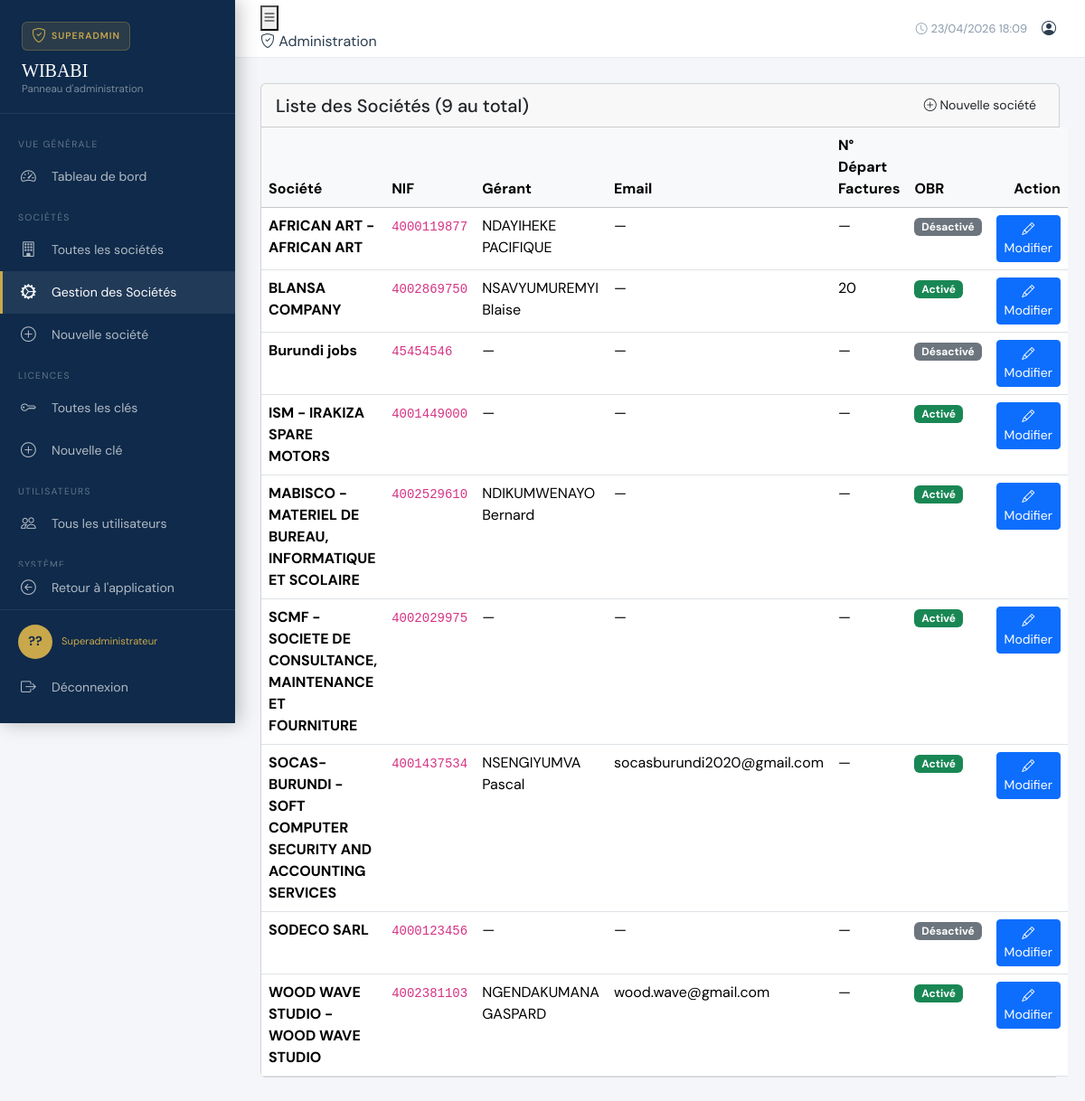
The app's page /superadmin/societes/gestion/ (signed in) with its own data.
### superadmin/models.py (models this page shows, shortened)
class Utilisateur(AbstractUser):
    nom     = models.CharField("Nom",      max_length=100)
    postnom = models.CharField("Post-nom", max_length=100)
    prenom  = models.CharField("Prénom",   max_length=100)
    TYPES_POSTE = [
        ('DIRECTEUR',  'Directeur Général'),
        ('COMPTABLE',  'Comptable'),
        ('VENDEUR',    'Vendeur'),
        ('MAGASINIER', 'Magasinier'),
        ('ASSISTANT',  'Assistant'),
        ('AUTRE',      'Autre'),
    ]
    type_poste = models.CharField("Type de poste", max_length=20,
                                  choices=TYPES_POSTE, default='VENDEUR')
    photo = models.ImageField("Photo de profil", upload_to='users/', null=True, blank=True)
    societe = models.ForeignKey(
        Societe, on_delete=models.SET_NULL,
        null=True, blank=True,
        related_name='utilisateurs',
        verbose_name="Société",
    )
    droit_stock_categorie   = models.BooleanField("Droit : Catégories",    default=False)
    droit_stock_produit     = models.BooleanField("Droit : Produits",      default=False)
    droit_stock_fournisseur = models.BooleanField("Droit : Fournisseurs",  default=False)
    droit_stock_entree      = models.BooleanField("Droit : Entrées stock", default=False)
    droit_stock_sortie      = models.BooleanField("Droit : Sorties stock", default=False)
    droit_facture_pnb         = models.BooleanField("Droit : PNB",          default=False)
    droit_facture_fdnb        = models.BooleanField("Droit : FDNB",         default=False)
    droit_facture_particulier = models.BooleanField("Droit : Particuliers", default=False)
    droit_devis    = models.BooleanField("Droit : Devis",    default=False)
    droit_rapports = models.BooleanField("Droit : Rapports", default=True)
    date_creation = models.DateTimeField("Date de création", auto_now_add=True)
    actif         = models.BooleanField("Compte actif", default=True)
    class Meta:
        verbose_name        = "Utilisateur"
        verbose_name_plural = "Utilisateurs"
        ordering            = ['nom', 'prenom']
    @property
    def nom_complet(self):
        return f"{self.nom} {self.postnom} {self.prenom}"
    @property
    def initiales(self):
        if self.nom and self.prenom:
            return f"{self.nom[0]}{self.prenom[0]}".upper()
        return "??"

### societe/models.py (models this page shows, shortened)
class Societe(models.Model):
    CENTRE_FISCALE_CHOICES = [
        ('DGC',    'DGC — Direction Générale des Contributions'),
        ('DMC',    'DMC — Direction des Moyennes Contributions'),
        ('DPMC',   'DPMC — Direction des Petites et Moyennes Contributions'),
        ('PRIVEE', 'Société Privée'),
        ('SU',     'SU — Service des Unités'),
    ]
    nom = models.CharField(max_length=200, verbose_name="Nom de la société")
    nif = models.CharField(
        max_length=50,
        unique=True,
        verbose_name="NIF",
        help_text="Doit être exact. Le chef ne pourra s'inscrire qu'avec ce NIF.",
    )
    registre      = models.CharField(max_length=100, blank=True, default='', verbose_name="Registre de commerce")
    boite_postal  = models.CharField(max_length=50, blank=True, null=True, verbose_name="Boîte postale")
    telephone     = models.CharField(max_length=50, blank=True, default='', verbose_name="Téléphone")
    email_societe = models.EmailField(max_length=254, blank=True, verbose_name="Email de la société")
    logo = models.ImageField(
        verbose_name="Logo de la société",
        upload_to='logos/',
        blank=True,
        null=True,
    )
    secteur = models.CharField(max_length=250, blank=True, default='', verbose_name="Secteur d'activité")
    forme   = models.CharField(max_length=50,  blank=True, default='', verbose_name="Forme juridique")
    province = models.CharField(max_length=100, blank=True, default='', verbose_name="Province")
    commune  = models.CharField(max_length=100, blank=True, default='', verbose_name="Commune")
    quartier = models.CharField(max_length=100, blank=True, default='', verbose_name="Quartier")
    avenue   = models.CharField(max_length=150, blank=True, default='', verbose_name="Avenue")
    numero   = models.CharField(max_length=20, blank=True, null=True, verbose_name="Numéro")
    centre_fiscale = models.CharField(
        max_length=10,
        blank=True,
        choices=CENTRE_FISCALE_CHOICES,
        verbose_name="Centre fiscal",
        help_text="DGC, DMC, DPMC, PRIVEE, SU"
    )
    assujeti_tva = models.BooleanField(default=False, verbose_name="Assujetti à la TVA")
    assujeti_tc  = models.BooleanField(default=False, verbose_name="Assujetti à la Taxe de Consommation (TC)")
    assujeti_pfl = models.BooleanField(default=False, verbose_name="Assujetti au Prélèvement Forfaitaire Libératoire (PFL)")
    obr_username  = models.CharField(
        max_length=100, blank=True, default='',
        verbose_name="Nom d'utilisateur OBR",
        help_text="Identifiant fourni par l'OBR pour l'accès à l'API eBMS.",
    )
    obr_password  = models.CharField(
        max_length=100, blank=True, default='',
        verbose_name="Mot de passe OBR",
        help_text="Mot de passe fourni par l'OBR pour l'API eBMS.",
    )
    obr_system_id = models.CharField(
        max_length=100, blank=True, default='',
        verbose_name="Identifiant système OBR",
        help_text="Ex: ws440077324400027 — fourni par l'OBR avec le mot de passe.",
    )
    obr_actif = models.BooleanField(
        default=False,
        verbose_name="Intégration OBR activée",
        help_text="Activer l'envoi automatique des données à l'OBR.",
    )
    numero_depart = models.PositiveIntegerField(
        default=1,  # changé de 0 à 1 (plus logique)
        verbose_name="Numéro de départ facture",
        help_text="Numéro à partir duquel la séquence des factures commence."
    )
    nom_complet_gerant = models.CharField(
        max_length=200,
        blank=True,
        verbose_name="Nom complet du gérant",
        help_text="Nom complet du gérant de la société."
    )
    date_creation     = models.DateTimeField(auto_now_add=True)
    date_modification = models.DateTimeField(auto_now=True)
    class Meta:
        verbose_name        = "Société"
        verbose_name_plural = "Sociétés"
        ordering            = ['nom']
    @property
    def chef(self):
        return self.utilisateurs.filter(type_poste='DIRECTEUR').first()

### superadmin/views.py (the view)
    @login_required
    def wrapper(request, *args, **kwargs):
        if not request.user.is_superuser:
            messages.error(request, "Accès réservé à l'administrateur.")
            return redirect('accounts:login')
        return view_func(request, *args, **kwargs)

### superadmin/views.py (called while the page is built)
def superadmin_required(view_func):
    @login_required
    def wrapper(request, *args, **kwargs):
        if not request.user.is_superuser:
            messages.error(request, "Accès réservé à l'administrateur.")
            return redirect('accounts:login')
        return view_func(request, *args, **kwargs)
    return wrapper

@superadmin_required
def societe_gestion_liste(request):
    societes_list = Societe.objects.all().order_by('nom')
    paginator = Paginator(societes_list, 10)
    page_number = request.GET.get('page')
    societes = paginator.get_page(page_number)
    return render(request, 'superadmin/societe_gestion_liste.html', {
        'societes': societes,
        'page_title': 'Gestion des Sociétés',
        'paginator': paginator,   # pour afficher les numéros de pages
    })

### templates/superadmin/societe_gestion_liste.html (shortened to what this page needs)
{% extends 'base_superadmin.html' %}
{% block nav_societe_gestion %}active{% endblock %}
{% block content %}
<div class="card">
    <div class="card-header d-flex justify-content-between align-items-center">
        <h5 class="mb-0">Liste des Sociétés ({{ paginator.count }} au total)</h5>
        <a href="{% url 'superadmin:societe_creer' %}" class="btn btn-gold btn-sm">
            <i class="bi bi-plus-circle"></i> Nouvelle société
        </a>
    </div>
    <div class="card-body p-0">
        <table class="table table-hover mb-0">
            <thead class="table-light">
                <tr>
                    <th>Société</th>
                    <th>NIF</th>
                    <th>Gérant</th>
                    <th>Email</th>
                    <th>N° Départ Factures</th>
                    <th>OBR</th>
                    <th class="text-end">Action</th>
                </tr>
            </thead>
            <tbody>
                {% for soc in societes %}
                <tr>
                    <td><strong>{{ soc.nom }}</strong></td>
                    <td><code>{{ soc.nif }}</code></td>
                    <td>{{ soc.nom_complet_gerant|default:"—" }}</td>
                    <td>{{ soc.email_societe|default:"—" }}</td>
                    <td>{{ soc.numero_depart|default:"—" }}</td>
                    <td>
                        {% if soc.obr_actif %}
                            <span class="badge bg-success">Activé</span>
                        {% else %}
                            <span class="badge bg-secondary">Désactivé</span>
                        {% endif %}
                    </td>
                    <td class="text-end">
                        <a href="{% url 'superadmin:societe_gestion_modifier' soc.pk %}"
                           class="btn btn-sm btn-primary">
                            <i class="bi bi-pencil"></i> Modifier
                        </a>
                    </td>
                </tr>
                {% empty %}
                <tr>
                    <td colspan="7" class="text-center py-5 text-muted">
                        Aucune société trouvée.
                    </td>
                </tr>
                {% endfor %}
            </tbody>
        </table>
    </div>
</div>
{% endblock %}

### templates/base_superadmin.html (shortened to what this page needs)
<!DOCTYPE html>
<html lang="fr">
<head>
    <link href="https://cdnjs.cloudflare.com/ajax/libs/bootstrap/5.3.2/css/bootstrap.min.css" rel="stylesheet">
    <link href="https://cdnjs.cloudflare.com/ajax/libs/bootstrap-icons/1.11.3/font/bootstrap-icons.min.css" rel="stylesheet">
</head>
<body>
<div class="sidebar" id="sidebar">
    <div class="sidebar-logo">
        <div class="logo-badge">
            <i class="bi bi-shield-check" style="color:var(--or);"></i>
            <span>Superadmin</span>
        </div>
        <div class="logo-title">WIBABI</div>
        <div class="logo-sub">Panneau d'administration</div>
    </div>
    <nav class="sidebar-nav">
        <div class="nav-section">Vue générale</div>
        <a href="{% url 'superadmin:dashboard' %}" class="nav-link-item {% block nav_dashboard %}{% endblock %}">
            <i class="bi bi-speedometer2"></i> Tableau de bord
        </a>
        <div class="nav-section">Sociétés</div>
        <a href="{% url 'superadmin:societes_liste' %}" class="nav-link-item {% block nav_societes %}{% endblock %}">
            <i class="bi bi-building"></i> Toutes les sociétés
        </a>
        <a href="{% url 'superadmin:societe_gestion_liste' %}" class="nav-link-item {% block nav_societe_gestion %}{% endblock %}">
            <i class="bi bi-gear-wide-connected"></i> Gestion des Sociétés
        </a>
        <a href="{% url 'superadmin:societe_creer' %}" class="nav-link-item {% block nav_societe_creer %}{% endblock %}">
            <i class="bi bi-plus-circle"></i> Nouvelle société
        </a>
        <div class="nav-section">Licences</div>
        <a href="{% url 'superadmin:liste_cles' %}" class="nav-link-item {% block nav_cles %}{% endblock %}">
            <i class="bi bi-key"></i> Toutes les clés
        </a>
        <a href="{% url 'superadmin:creer_cle' %}" class="nav-link-item {% block nav_cle_creer %}{% endblock %}">
            <i class="bi bi-plus-circle"></i> Nouvelle clé
        </a>
        <div class="nav-section">Utilisateurs</div>
        <a href="{% url 'superadmin:utilisateurs' %}" class="nav-link-item {% block nav_utilisateurs %}{% endblock %}">
            <i class="bi bi-people"></i> Tous les utilisateurs
        </a>
        <div class="nav-section">Système</div>
    </nav>
    <div class="sidebar-back">
        <a href="{% url 'accueil' %}" class="nav-link-item">
            <i class="bi bi-arrow-left-circle"></i> Retour à l'application
        </a>
    </div>
    <div class="sidebar-footer">
        <div class="user-info">
            <div class="user-avatar">{{ user.initiales }}</div>
            <div>
                <div class="user-role">Superadministrateur</div>
            </div>
        </div>
        <a href="{% url 'accounts:logout' %}" class="nav-link-item mt-2" style="padding-left:0;">
            <i class="bi bi-box-arrow-right"></i> Déconnexion
        </a>
    </div>
</div>
<div class="main-content">
    <div class="topbar">
        <div class="topbar-left">
            <button class="btn-hamburger" onclick="toggleSidebar()">
                <i class="bi bi-list"></i>
            </button>
            <div class="topbar-badge">
                <i class="bi bi-shield-check"></i> Administration
            </div>
        </div>
        <div class="d-flex align-items-center gap-3">
            <span style="font-size:0.8rem;color:#8a9aaa;">
                <i class="bi bi-clock me-1"></i>{% now "d/m/Y H:i" %}
            </span>
            <a href="{% url 'accounts:profil' %}" style="color:var(--texte);">
                <i class="bi bi-person-circle me-1"></i>{{ user.nom }}
            </a>
        </div>
    </div>
    <div class="page-content">
        {% block content %}{% endblock %}
    </div>
</div>
</body>
</html>

### templates/base_superadmin.html (style rules this page uses)
:root { --bleu: #0f2a4a; --bleu-clair: #1a3f6f; --or: #c9a84c; --or-clair: #e8c97a; --gris: #f4f6f9; --texte: #2c3e50; --danger: #e74c3c; --succes: #27ae60; }
* { margin: 0; padding: 0; box-sizing: border-box; }
body { font-family: 'DM Sans', sans-serif; background: var(--gris); color: var(--texte); min-height: 100vh; }
.sidebar { position: fixed; top: 0; left: 0; width: 260px; height: 100vh; background: var(--bleu); display: flex; flex-direction: column; z-index: 1000; box-shadow: 4px 0 20px rgba(0,0,0,0.25); }
.sidebar-logo { padding: 24px 24px 18px; border-bottom: 1px solid rgba(255,255,255,0.08); }
.sidebar-logo .logo-badge { display: inline-flex; align-items: center; gap: 6px; background: rgba(201,168,76,0.15); border: 1px solid rgba(201,168,76,0.3); border-radius: 6px; padding: 3px 10px; margin-bottom: 10px; }
.sidebar-logo .logo-badge span { color: var(--or); font-size: 0.65rem; letter-spacing: 0.1em; text-transform: uppercase; font-weight: 600; }
.sidebar-logo .logo-title { font-family: 'Playfair Display', serif; color: #fff; font-size: 1.25rem; line-height: 1.2; }
.sidebar-logo .logo-sub { color: rgba(255,255,255,0.45); font-size: 0.72rem; }
.sidebar-nav { flex: 1; padding: 12px 0; overflow-y: auto; }
.nav-section { padding: 14px 20px 4px; color: rgba(255,255,255,0.35); font-size: 0.65rem; letter-spacing: 0.12em; text-transform: uppercase; }
.nav-link-item { display: flex; align-items: center; gap: 12px; padding: 11px 20px; color: rgba(255,255,255,0.68); text-decoration: none; font-size: 0.88rem; transition: all 0.2s; border-left: 3px solid transparent; }
.nav-link-item:hover, .nav-link-item.active { color: #fff; background: rgba(255,255,255,0.08); border-left-color: var(--or); }
.nav-link-item i { font-size: 1.05rem; width: 22px; flex-shrink: 0; }
.sidebar-footer { padding: 16px 20px; border-top: 1px solid rgba(255,255,255,0.08); }
.user-info { display: flex; align-items: center; gap: 10px; }
.user-avatar { width: 38px; height: 38px; border-radius: 50%; background: var(--or); display: flex; align-items: center; justify-content: center; font-weight: 700; font-size: 0.9rem; color: var(--bleu); }
.user-role { color: var(--or); font-size: 0.7rem; }
.main-content { margin-left: 260px; min-height: 100vh; display: flex; flex-direction: column; }
.topbar { background: #fff; border-bottom: 1px solid #e8ecf0; padding: 0 28px; height: 64px; display: flex; align-items: center; justify-content: space-between; position: sticky; top: 0; z-index: 100; }
.page-content { padding: 28px; flex: 1; }

### records on screen
Utilisateur: initiales "??"
Societe: nom "AFRICAN ART - AFRICAN ART", nif "4000119877", nom_complet_gerant "NDAYIHEKE PACIFIQUE", email_societe "—", numero_depart "—", obr_actif "Désactivé"
Societe: nom "BLANSA COMPANY", nif "4002869750", nom_complet_gerant "NSAVYUMUREMYI Blaise", email_societe "—", numero_depart "20", obr_actif "Activé"
Societe: nom "Burundi jobs", nif "45454546", nom_complet_gerant "—", email_societe "—", numero_depart "—", obr_actif "Désactivé"
Societe: nom "ISM - IRAKIZA SPARE MOTORS", nif "4001449000", nom_complet_gerant "—", email_societe "—", numero_depart "—", obr_actif "Activé"
Societe: nom "MABISCO - MATERIEL DE BUREAU, INFORMATIQUE ET SCOLAIRE", nif "4002529610", nom_complet_gerant "NDIKUMWENAYO Bernard", email_societe "—", numero_depart "—", obr_actif "Activé"
Societe: nom "SCMF - SOCIETE DE CONSULTANCE, MAINTENANCE ET FOURNITURE", nif "4002029975", nom_complet_gerant "—", email_societe "—", numero_depart "—", obr_actif "Activé"
Societe: nom "SOCAS-BURUNDI - SOFT COMPUTER SECURITY AND ACCOUNTING SERVICES", nif "4001437534", nom_complet_gerant "NSENGIYUMVA Pascal", email_societe "socasburundi2020@gmail.com", numero_depart "—", obr_actif "Activé"
Societe: nom "SODECO SARL", nif "4000123456", nom_complet_gerant "—", email_societe "—", numero_depart "—", obr_actif "Désactivé"
Societe: nom "WOOD WAVE STUDIO - WOOD WAVE STUDIO", nif "4002381103", nom_complet_gerant "NGENDAKUMANA GASPARD", email_societe "wood.wave@gmail.com", numero_depart "—", obr_actif "Activé"

### other values on screen
{{ paginator.count }} "9"
